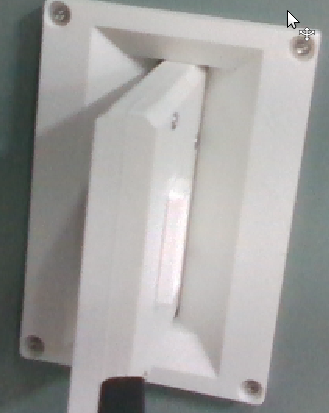
#> input picture ros1/panel_detection/test/fixtures/board/board_100.png, 329 x 413 px
$ python -i concentric_bolt_marker.py   (imports and definitions only)
#> lines starting #> are read from the running program, lines starting #| are printed output that depends on the picture; after the words box and inside, x2 and y2 are one past the last pixel; in counts of white or black regions, pixels touching at a corner belong together
#> further down, picture is the input picture: shape (413, 329, 3); mean B, G, R 157.6, 159.3, 159.7
"""Detection and RGB-D localization for the printed concentric bolt target."""

from dataclasses import dataclass
from typing import Optional, Tuple

import cv2
import numpy as np


@dataclass
class ConcentricBoltMarker:
    center: Tuple[float, float]
    bbox: Tuple[float, float, float, float]
    axes: Tuple[float, float]
    ellipse_angle_deg: float
    radius: float
    gap_angle_deg: Optional[float]
    gap_point: Optional[Tuple[float, float]]
    confidence: float
    contour: np.ndarray
    depth_mask: np.ndarray


@dataclass
class ConcentricBoltPose:
    point_3d: Optional[np.ndarray]
    direction_3d: Optional[np.ndarray]
    plane_offset: Optional[float]
    depth_source: str


def _direct_children(hierarchy, index):
    child = int(hierarchy[index][2])
    while child >= 0:
        yield child
        child = int(hierarchy[child][0])


# [48 lines left out: functions _ellipse_point, _estimate_gap, not called in this run]


def detect_concentric_bolt_markers(color_image, cfg=None):
    """Detect printed targets without relying on a learned object detector."""
    cfg = cfg or {}
    if color_image is None or color_image.size == 0:
        return []

    gray = (color_image if color_image.ndim == 2
            else cv2.cvtColor(color_image, cv2.COLOR_BGR2GRAY))
    blurred = cv2.GaussianBlur(gray, (3, 3), 0.0)
    _, binary = cv2.threshold(
        blurred, 0, 255, cv2.THRESH_BINARY + cv2.THRESH_OTSU)
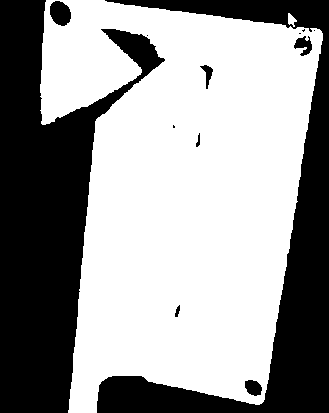
#> binary: shape (413, 329); 60.6% white; 13 black regions (5 under 20 px)
    contours, hierarchy = cv2.findContours(
        binary, cv2.RETR_TREE, cv2.CHAIN_APPROX_SIMPLE)
#> contours = 13 contours, 5 with area under 20; largest, box (x1, y1, x2, y2) and area: (40, 0, 323, 413) 82474, (49, 0, 72, 27) 435, (293, 35, 313, 57) 242, (244, 379, 263, 397) 230, (199, 64, 214, 90) 153, (288, 13, 297, 27) 54, (174, 304, 181, 318) 49, (195, 132, 201, 148) 46
    if hierarchy is None:
        return []
    hierarchy = hierarchy[0]

    image_area = float(gray.shape[0] * gray.shape[1])
#> image_area = 135877
    min_area = float(cfg.get('min_area_px', 45.0))
    max_area = float(cfg.get('max_area_ratio', 0.04)) * image_area
#> max_area = 5435.1
    min_circularity = float(cfg.get('min_circularity', 0.72))
    min_axis_ratio = float(cfg.get('min_axis_ratio', 0.60))
    min_axis_for_angle = float(cfg.get('min_axis_for_angle_px', 22.0))
    candidates = []

    for index, contour in enumerate(contours):
        area = float(cv2.contourArea(contour))
        perimeter = float(cv2.arcLength(contour, True))
        if not (min_area <= area <= max_area) or perimeter <= 0.0:
            continue
        if len(contour) < 5:
            continue
        circularity = 4.0 * np.pi * area / (perimeter * perimeter)
        if circularity < min_circularity:
            continue

        center, axes, ellipse_angle = cv2.fitEllipse(contour)
        min_axis, max_axis = min(axes), max(axes)
        if min_axis < 7.0 or min_axis / max(max_axis, 1e-6) < min_axis_ratio:
            continue
        radius = 0.25 * (float(axes[0]) + float(axes[1]))

        centered_dots = []
        centered_rings = []
        for child_index in _direct_children(hierarchy, index):
            child = contours[child_index]
            child_area = float(cv2.contourArea(child))
            child_perimeter = float(cv2.arcLength(child, True))
            if child_area <= 2.0 or child_perimeter <= 0.0:
                continue
            moments = cv2.moments(child)
            if moments['m00'] == 0.0:
                continue
            child_center = (
                moments['m10'] / moments['m00'],
                moments['m01'] / moments['m00'],
            )
            child_circularity = (
                4.0 * np.pi * child_area / (child_perimeter * child_perimeter))
            center_offset = float(np.hypot(
                child_center[0] - center[0], child_center[1] - center[1]))
            area_ratio = child_area / area
            if (center_offset <= 0.22 * radius
                    and 0.008 <= area_ratio <= 0.16
                    and child_circularity >= 0.55):
                centered_dots.append((child_circularity, area_ratio))
            if (center_offset <= 0.30 * radius
                    and 0.16 <= area_ratio <= 0.65
                    and child_circularity <= 0.62):
                centered_rings.append((child_circularity, area_ratio))
        # The small round child is the center dot; the larger low-circularity
        # child is the C-shaped orientation ring. Requiring both prevents a
        # plain button or an ordinary bullseye from becoming a bolt marker.
        if not centered_dots or not centered_rings:
            continue

        gap_angle, gap_point, gap_prominence = _estimate_gap(
            gray, center, axes, ellipse_angle, min_axis_for_angle)
        size_score = float(np.clip((min_axis - 7.0) / 18.0, 0.0, 1.0))
        gap_score = float(np.clip(gap_prominence / 35.0, 0.0, 1.0))
        child_score = max(item[0] for item in centered_dots)
        confidence = float(np.clip(
            0.35 * circularity + 0.25 * child_score
            + 0.20 * size_score + 0.20 * gap_score, 0.0, 1.0))

        half_w = 0.58 * float(axes[0])
        half_h = 0.58 * float(axes[1])
        bbox = (
            max(0.0, center[0] - half_w),
            max(0.0, center[1] - half_h),
            min(float(gray.shape[1] - 1), center[0] + half_w),
            min(float(gray.shape[0] - 1), center[1] + half_h),
        )
        depth_mask = np.zeros(gray.shape, dtype=np.uint8)
        cv2.ellipse(
            depth_mask,
            (int(round(center[0])), int(round(center[1]))),
            (max(2, int(round(0.18 * axes[0]))),
             max(2, int(round(0.18 * axes[1])))),
            float(ellipse_angle), 0.0, 360.0, 255, -1)
        candidates.append(ConcentricBoltMarker(
            center=(float(center[0]), float(center[1])),
            bbox=bbox,
            axes=(float(axes[0]), float(axes[1])),
            ellipse_angle_deg=float(ellipse_angle),
            radius=radius,
            gap_angle_deg=gap_angle,
            gap_point=gap_point,
            confidence=confidence,
            contour=contour,
            depth_mask=depth_mask,
        ))
#> this loop made 13 passes
#> (area, perimeter, circularity) on passes 1, 4, 5, 7, 8: (54.5, 38.38, 0.465), (49, 32.14, 0.596), (46.5, 34.73, 0.485), (153, 66.28, 0.438), (241.5, 92.67, 0.353)
#> (area, perimeter, circularity, center, ellipse_angle, min_axis, max_axis, radius) on passes 3, 13: (230.5, 58.87, 0.836, (252.9, 387.3), 127.5, 14.79, 20.51, 8.83), (435, 79.6, 0.863, (59.88, 12.81), 151.3, 20.7, 26.93, 11.91)
#> after the loop, candidates = []

    kept = []
    for candidate in sorted(candidates, key=lambda item: item.confidence, reverse=True):
        duplicate = any(
            np.hypot(candidate.center[0] - item.center[0],
                     candidate.center[1] - item.center[1])
            <= 0.5 * max(candidate.radius, item.radius)
            for item in kept)
        if not duplicate:
            kept.append(candidate)
#> this loop made 0 passes
#> after the loop, kept = []
    return sorted(kept, key=lambda item: (item.center[1], item.center[0]))


# [85 lines left out: functions _pixel_ray, estimate_concentric_bolt_poses, not called in this run]

>>> import cv2
>>> picture = cv2.imread('../../test/fixtures/board/board_100.png')
>>> result = detect_concentric_bolt_markers(picture)
#> result = []

$ run again, on ros1/panel_detection/test/fixtures/board/board_102.png
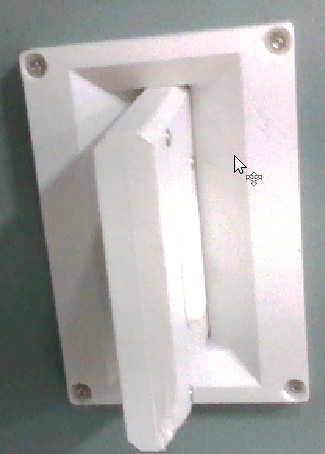
#> input picture ros1/panel_detection/test/fixtures/board/board_102.png, 325 x 454 px
#> picture is the input picture: shape (454, 325, 3); mean B, G, R 172.1, 172.8, 173.8
#> in detect_concentric_bolt_markers, `_, binary = cv2.threshold( blurred, 0, 255, cv2.THRESH_BINARY + cv2.TH..`:
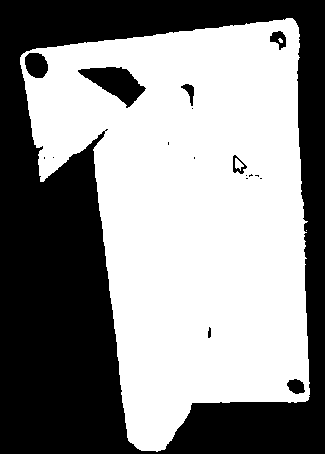
#> binary: shape (454, 325); 55.6% white; 18 black regions (10 under 20 px)
#> contours = 22 contours, 13 with area under 20; largest, box (x1, y1, x2, y2) and area: (20, 18, 310, 452) 83769, (77, 66, 147, 109) 1428, (24, 52, 49, 79) 496, (286, 378, 306, 395) 219, (269, 30, 287, 51) 219
#> the loop in detect_concentric_bolt_markers, `for index, contour in enumerate(contours):` made 22 passes
#> (area, perimeter, circularity) on passes 13, 14, 18, 19, 21: (192, 60.77, 0.653), (48, 34.97, 0.493), (149, 63.46, 0.465), (1427.5, 183.2, 0.534), (219, 64.63, 0.659)
#> after the loop in detect_concentric_bolt_markers, `for index, contour in enumerate(contours):`: candidates = []
